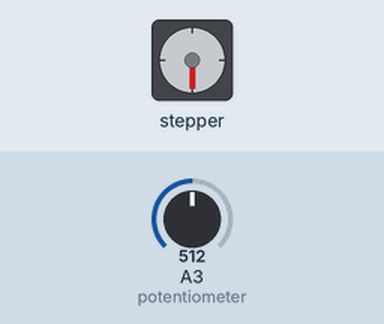
Bench run of a sketch on a simulated Arduino Uno, built with avr-gcc and run on an emulated ATmega328P. On the bench: stepper motor. Inputs (shaded band) come from the test bench; at power-on: A3 (potentiometer) = 512. Stepper angles assume 200 steps per turn.

Above: at 3.3 s.
3.4 s: A3 (potentiometer) set to 900
At 5.5 s:
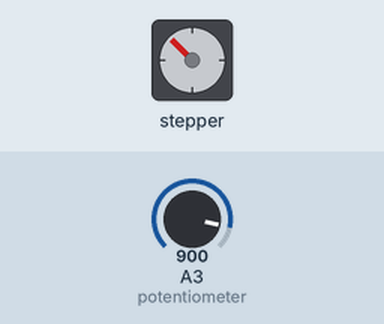
6.3 s: A3 (potentiometer) set to 122
At 8.8 s:
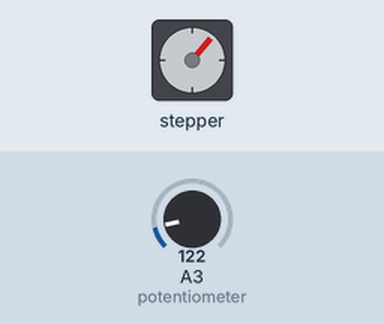
9.1 s: A3 (potentiometer) set to 0
At 11.0 s:
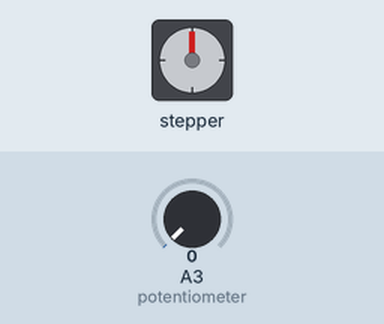
11.8 s: A3 (potentiometer) set to 1023
At 14.21 s:
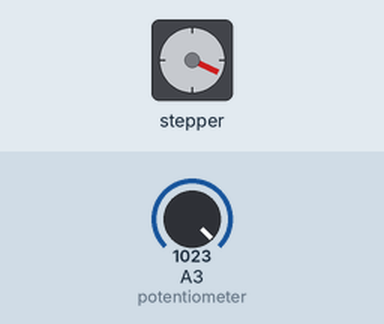
16.2 s: A3 (potentiometer) set to 716
At 18.1 s:
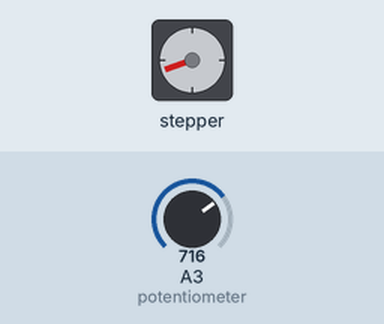
Timing chart, 0 to 19.6 s (numbered marks = the images above; inputs shaded):
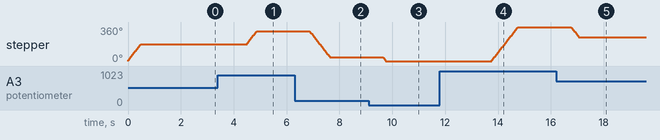

Measured:
- after the input at 3.4 s, stepper: turns 135° clockwise in 0.36 s, starting after 1.1 s
- after the input at 6.3 s, stepper: turns 274° counter-clockwise in 0.75 s, starting after 0.58 s
- after the input at 9.1 s, stepper: turns 41° counter-clockwise in 0.10 s, starting after 0.55 s
- after the input at 11.8 s, stepper: turns 360° clockwise in 0.99 s, starting after 2.0 s
- after the input at 16.2 s, stepper: turns 110° counter-clockwise in 0.30 s, starting after 0.57 s
- by itself, stepper: turns 180° clockwise in 0.48 s

The sketch:

StepperMotor_WithPotentiometer.ino
```cpp
#include <Stepper.h>

#define steps 200


Stepper StepperMotor(steps,2,3,4,5); // declare a stepper motor & define its ports in the arduino

double Voltage;
double NextStep;
double PastStep=0;
double Angle;

void setup()
{
  StepperMotor.setSpeed(60); // setting the speed of the steps of the motor
}

void loop()
{
  Voltage = analogRead(A3); // reading the voltage of the potentiometer

  NextStep= map(Voltage,0,1023,0,200); // rescale the voltage into steps

  Angle= NextStep - PastStep; // take the difference between the old position & the new one
  StepperMotor.step(Angle); // moving the stepper motor to its new position
  PastStep=NextStep; // now the new position become the new past position
  delay(2000);
}
```
